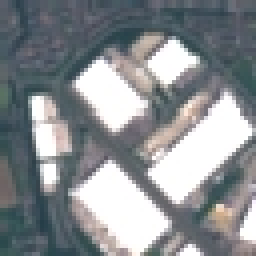
#> input picture urban-growth-vae/data/raw/Industrial_1047.jpg, 64 x 64 px (shown 4 times larger)
$ python preprocess.py
#> lines starting #> are read from the running program, lines starting #| are printed output that depends on the picture
"""
scripts/preprocess.py
---------------------
Image Preprocessing Pipeline for Urban Expansion VAE Project.

This script:
1. Reads raw satellite images from data/raw/
2. Skips invalid or unreadable images
3. Converts each image to RGB format
4. Resizes to 128 x 128 pixels
5. Normalizes pixel values to [0.0, 1.0] for ML modeling
6. Saves processed images into data/processed/
7. Prints a summary of found, processed, and skipped images
8. Displays an original vs processed visual comparison using Matplotlib
"""

import os
import sys
import argparse
import tempfile
import numpy as np
from PIL import Image

# Ensure Matplotlib has a writable cache directory
os.environ.setdefault("MPLCONFIGDIR", os.path.join(tempfile.gettempdir(), "matplotlib"))
import matplotlib.pyplot as plt

# Define project directories
PROJECT_ROOT = os.path.dirname(os.path.dirname(os.path.abspath(__file__)))
RAW_DIR = os.path.join(PROJECT_ROOT, "data", "raw")
PROCESSED_DIR = os.path.join(PROJECT_ROOT, "data", "processed")

TARGET_SIZE = (128, 128)
SUPPORTED_EXTENSIONS = (".jpg", ".jpeg", ".png", ".bmp", ".tif", ".tiff")


def load_and_preprocess_image(image_path: str):
    """
    Reads an image, converts it to RGB, resizes to target size,
    and returns both the resized PIL Image and normalized numpy array [0, 1].
    """
    # Open and verify image
    with Image.open(image_path) as img:
        # Convert to RGB (handles grayscale, RGBA, CMYK, etc.)
#> img is the input picture: PIL image 64x64 RGB; mean R, G, B 137.6, 142.1, 145.7
        img_rgb = img.convert("RGB")

        # Resize to 128x128
        img_resized = img_rgb.resize(TARGET_SIZE, Image.Resampling.BILINEAR)
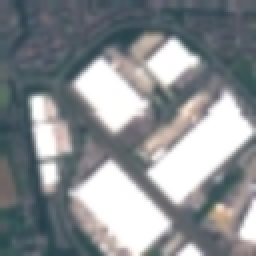
#> img_resized: PIL image 128x128 RGB (shown 2 times larger); mean R, G, B 137.8, 142.3, 145.9

        # Normalize pixel values to 0.0 - 1.0 range
        img_array = np.array(img_resized, dtype=np.float32) / 255.0

    return img_rgb, img_resized, img_array


def display_comparison(original_img: Image.Image, processed_array: np.ndarray, save_path: str = None, show_window: bool = True):
    """
    Displays a side-by-side comparison of the original image and its processed version.
    """
#> called with show_window = True
    fig, axes = plt.subplots(1, 2, figsize=(9, 4.5))

    # Original Image
    axes[0].imshow(original_img)
    axes[0].set_title(f"Original Image\nDimensions: {original_img.size[0]}x{original_img.size[1]} | Mode: {original_img.mode}")
    axes[0].axis("off")

    # Processed Image
    axes[1].imshow(processed_array)
    axes[1].set_title(f"Processed for VAE\nDimensions: 128x128 | Range: [{processed_array.min():.2f}, {processed_array.max():.2f}]")
    axes[1].axis("off")

    plt.suptitle("Urban Satellite Image Preprocessing Verification", fontsize=13, fontweight="bold")
    plt.tight_layout()

    if save_path:
        plt.savefig(save_path, dpi=150, bbox_inches="tight")
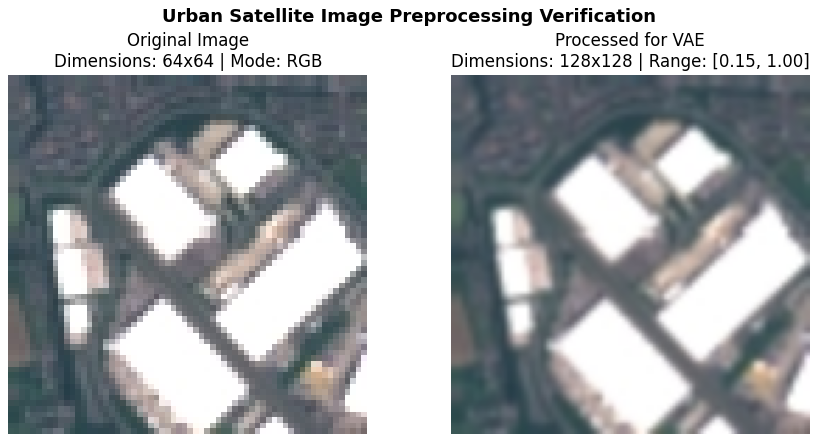
#> figure drawn by matplotlib, 2 panels
        print(f"[INFO] Comparison figure saved to: {save_path}")

    if show_window:
        print("[INFO] Displaying comparison window (close the window to finish)...")
        plt.show()
    else:
        plt.close()


def preprocess_all(show_display: bool = True):
    """
    Processes all raw images, saves them to data/processed/, and displays a sample comparison.
    """
    os.makedirs(PROCESSED_DIR, exist_ok=True)

    if not os.path.exists(RAW_DIR):
        print(f"[ERROR] Raw directory not found: {RAW_DIR}")
        print("Please run 'python scripts/download_data.py' first.")
        return

    # Find candidate image files
    all_files = [f for f in os.listdir(RAW_DIR) if f.lower().endswith(SUPPORTED_EXTENSIONS)]
    total_found = len(all_files)

    if total_found == 0:
        print(f"[WARNING] No images found in {RAW_DIR}.")
        print("Please run 'python scripts/download_data.py' to collect dataset images.")
        return

    print(f"[INFO] Found {total_found} image(s) in {RAW_DIR}. Starting preprocessing...")

    processed_count = 0
    skipped_count = 0
    sample_for_comparison = None

    for fname in all_files:
        src_path = os.path.join(RAW_DIR, fname)
        base_name, _ = os.path.splitext(fname)
        dst_path = os.path.join(PROCESSED_DIR, f"{base_name}.png")

        try:
            original_rgb, processed_pil, processed_norm = load_and_preprocess_image(src_path)

            # Save the clean 128x128 RGB image
            processed_pil.save(dst_path, format="PNG")
            processed_count += 1

            # Retain the first successfully processed image for visual comparison
            if sample_for_comparison is None:
                sample_for_comparison = (original_rgb, processed_norm)

        except Exception as err:
            print(f"[SKIP] Failed to process '{fname}': {err}")
            skipped_count += 1

    # Print summary report
    print("\n" + "=" * 45)
    print("       PREPROCESSING SUMMARY REPORT")
    print("=" * 45)
    print(f"Total raw images found      : {total_found}")
    print(f"Successfully processed      : {processed_count}")
    print(f"Skipped / Invalid files     : {skipped_count}")
    print(f"Processed images directory  : {PROCESSED_DIR}")
    print("=" * 45 + "\n")

    # Display comparison for the sample image
    if sample_for_comparison is not None:
        orig_img, proc_arr = sample_for_comparison
        comparison_plot_file = os.path.join(PROCESSED_DIR, "comparison.png")
        display_comparison(orig_img, proc_arr, save_path=comparison_plot_file, show_window=show_display)


def main():
    parser = argparse.ArgumentParser(description="Preprocess satellite images for Urban Growth VAE.")
    parser.add_argument("--no-display", action="store_true", help="Save the comparison plot without opening a GUI window")
    args = parser.parse_args()

    preprocess_all(show_display=not args.no_display)


if __name__ == "__main__":
    main()
